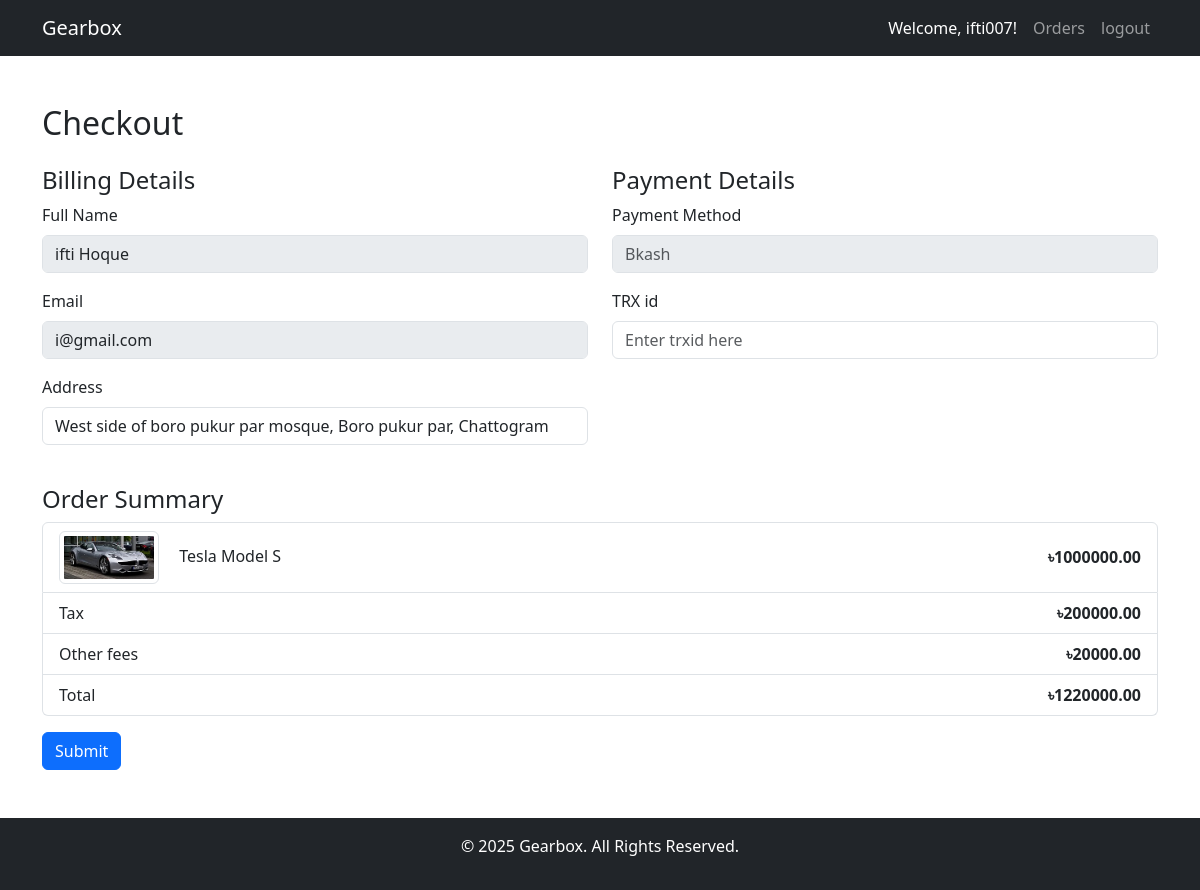
/checkout/1 (signed in), run on an earlier commit of the app's database.
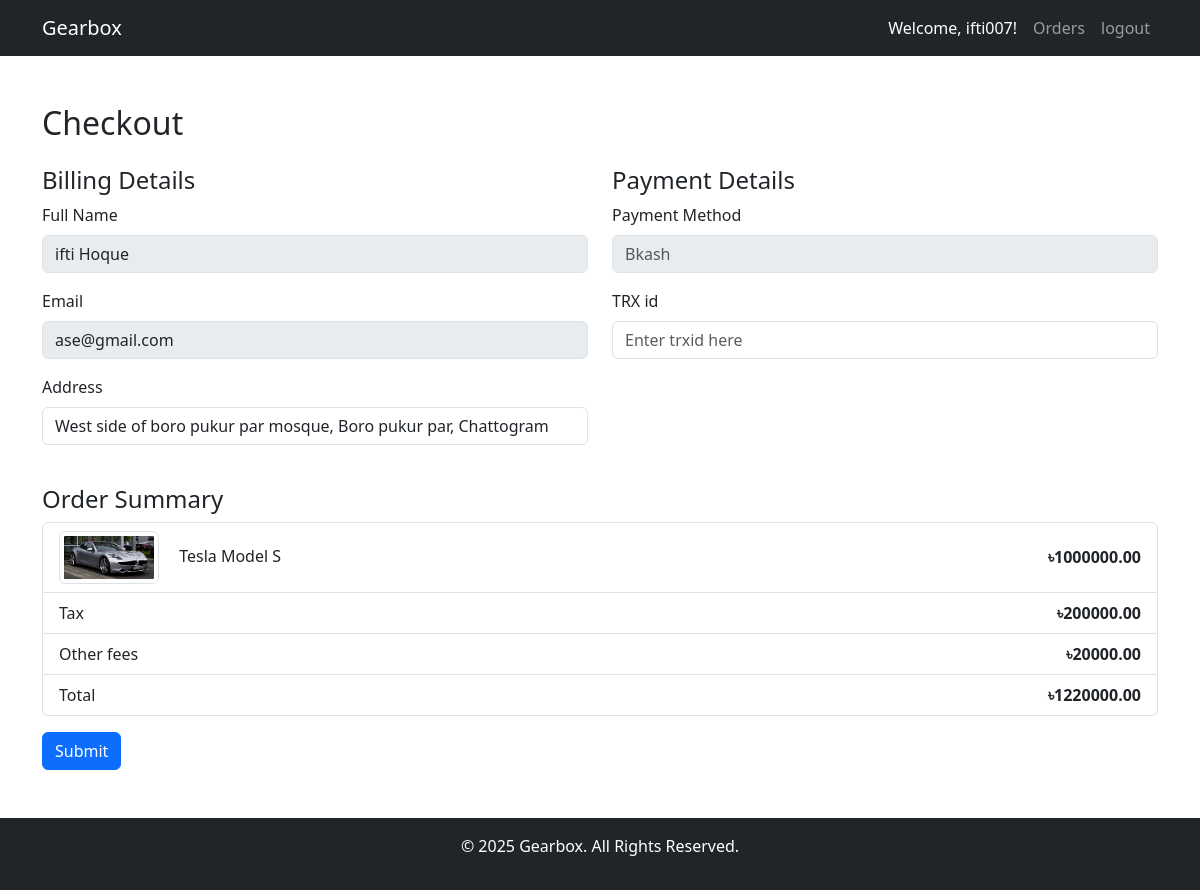
And on a later commit of the database.
### customuser/models.py (models this page shows)
class CustomUser(AbstractUser):
    phone = models.CharField(max_length=15, blank=True, null=True)
    address = models.TextField(blank=True, null=True)

### gearbox/views.py (the view)
# urls.py: path('checkout/<int:id>', views.Checkout, name='checkout'),
@login_required
def Checkout(request,id):
    if request.method == 'POST':
        carid = request.POST.get('carid')
        address = request.POST.get('address')
        trxid = request.POST.get('trxid')
        total = request.POST.get('total')
        car = get_object_or_404(cmodels.Cars, pk=carid)
        car.quantity = car.quantity - 1
        car.save()
        order = cusmodels.Orders(address = address, TRXid=trxid, car = car, customer = request.user, totalamount=total)
        order.save()
        return redirect('profile')
    else:
        car = get_object_or_404(cmodels.Cars, pk=id)
        return render(request, 'checkout.html', {'car': car})

### templates/checkout.html (shortened to what this page needs)
{% extends 'base.html' %}
{% load static %}
{% block content %}
<div class="container mt-5">
    <h2 class="mb-4">Checkout</h2>
    <form method="post">
        <div class="row">
            <div class="col-md-6">
                <h4>Billing Details</h4>
                <div class="mb-3">
                    <label for="fullName" class="form-label">Full Name</label>
                    <input type="text" class="form-control" id="fullName" value="{{user.first_name}} {{user.last_name}}" disabled>
                </div>
                <div class="mb-3">
                    <label for="email" class="form-label">Email</label>
                    <input type="email" class="form-control" id="email" value="{{user.email}}" disabled>
                </div>
                <div class="mb-3">
                    <label for="address" class="form-label">Address</label>
                    <input type="text" class="form-control" id="address" name="address" value="{{user.address}}" required>
                </div>
            </div>
            <div class="col-md-6">
                <h4>Payment Details</h4>
                <div class="mb-3">
                    <label for="cardName" class="form-label">Payment Method </label>
                    <input type="text" class="form-control" id="cardname " placeholder="Bkash" disabled>
                </div>
                <div class="mb-3">
                    <label for="cardNumber" class="form-label">TRX id</label>
                    <input type="text" class="form-control" id="trxid" name="trxid" placeholder="Enter trxid here" required>
                </div>
            </div>
        </div>
        <div class="mt-4">
            <h4>Order Summary</h4>
            <ul class="list-group mb-3">
                <li class="list-group-item d-flex justify-content-between align-items-center">
                    <div>
                        <img src="{{car.img.url}}" alt="Car Image" class="img-thumbnail me-3" style="width: 100px; height: auto;">
                        <span>{{car.brand.name}} {{car.model}}</span>
                    </div>
                    <strong>৳<span id="car-price">{{car.price}}</span></strong>
                </li>
                <li class="list-group-item d-flex justify-content-between">
                    <span>Tax</span>
                    <strong>৳<span id="tax"></strong>
                </li>
                <li class="list-group-item d-flex justify-content-between">
                    <span>Other fees</span>
                    <strong>৳<span id="other">20000.00</strong>
                </li>
                <li class="list-group-item d-flex justify-content-between">
                    <span>Total</span>
                    <strong>৳<span id="total"></strong>
                </li>
            </ul>
        </div>
        <input type="submit" class="btn btn-primary">
        </form>
{% endblock %}

### templates/base.html (shortened to what this page needs)
{% load static %}
<!DOCTYPE html>
<html lang="en">
<head>
    <link href="https://cdn.jsdelivr.net/npm/bootstrap@5.3.0/dist/css/bootstrap.min.css" rel="stylesheet">
</head>
<body>
    <nav class="navbar navbar-expand-lg navbar-dark bg-dark">
        <div class="container">
            <a class="navbar-brand" href="{% url 'home' %}">Gearbox</a>
            <div class="collapse navbar-collapse" id="navbarNav">
                <ul class="navbar-nav ms-auto">
                    {% if user.is_authenticated %}
                    <li class="nav-item">
                        <span class="nav-link text-white">Welcome, <a href="{% url 'profile' %}" class="text-decoration-none text-white">{{ user.username }}!</a></span>
                    </li>
                    <li class="nav-item">
                        <a class="nav-link" href="{% url 'ordersprofile' %}">Orders</a>
                    </li>
                    <li class="nav-item">
                        <a class="nav-link" href="{% url 'logout' %}">logout</a>
                    </li>
                    {% endif %}
                </ul>
            </div>
        </div>
    </nav>
    <div class="toast-container position-fixed bottom-0 end-0 p-3">
        </div>
    <div class="content">
    {% block content %}
    {% endblock %}
    </div>
    <footer class="bg-dark text-white mt-5">
        <div class="container py-3 text-center">
            <p>&copy; 2025 Gearbox. All Rights Reserved.</p>
        </div>
    </footer>
</body>
</html>

What changed in the data, as far as the page shows it:
changed CustomUser "ifti007": email "i@gmail.com" → "ase@gmail.com"
